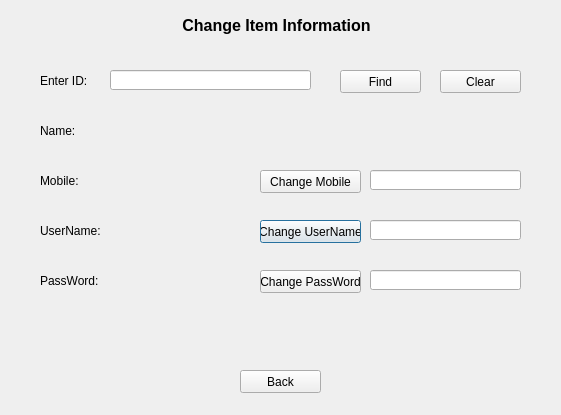
<?xml version="1.0" encoding="UTF-8"?>
<ui version="4.0">
 <class>ChangeBorrowerInfo</class>
 <widget class="QDialog" name="ChangeBorrowerInfo">
  <property name="geometry">
   <rect>
    <x>0</x>
    <y>0</y>
    <width>561</width>
    <height>415</height>
   </rect>
  </property>
  <property name="windowTitle">
   <string>Dialog</string>
  </property>
  <widget class="QLabel" name="label">
   <property name="geometry">
    <rect>
     <x>36</x>
     <y>10</y>
     <width>481</width>
     <height>31</height>
    </rect>
   </property>
   <property name="font">
    <font>
     <pointsize>12</pointsize>
     <weight>75</weight>
     <bold>true</bold>
    </font>
   </property>
   <property name="text">
    <string>Change Item Information</string>
   </property>
   <property name="alignment">
    <set>Qt::AlignCenter</set>
   </property>
  </widget>
  <widget class="QLabel" name="userL">
   <property name="geometry">
    <rect>
     <x>110</x>
     <y>220</y>
     <width>141</width>
     <height>21</height>
    </rect>
   </property>
   <property name="text">
    <string/>
   </property>
  </widget>
  <widget class="QPushButton" name="cuser">
   <property name="geometry">
    <rect>
     <x>260</x>
     <y>220</y>
     <width>101</width>
     <height>23</height>
    </rect>
   </property>
   <property name="text">
    <string>Change UserName</string>
   </property>
  </widget>
  <widget class="QLabel" name="label_5">
   <property name="geometry">
    <rect>
     <x>40</x>
     <y>270</y>
     <width>61</width>
     <height>21</height>
    </rect>
   </property>
   <property name="text">
    <string>PassWord:</string>
   </property>
  </widget>
  <widget class="QLineEdit" name="lineEdit_3">
   <property name="geometry">
    <rect>
     <x>370</x>
     <y>220</y>
     <width>151</width>
     <height>20</height>
    </rect>
   </property>
  </widget>
  <widget class="QLineEdit" name="lineEdit_2">
   <property name="geometry">
    <rect>
     <x>370</x>
     <y>170</y>
     <width>151</width>
     <height>20</height>
    </rect>
   </property>
  </widget>
  <widget class="QLabel" name="passL">
   <property name="geometry">
    <rect>
     <x>110</x>
     <y>270</y>
     <width>141</width>
     <height>21</height>
    </rect>
   </property>
   <property name="text">
    <string/>
   </property>
  </widget>
  <widget class="QLineEdit" name="lineEdit_4">
   <property name="geometry">
    <rect>
     <x>370</x>
     <y>270</y>
     <width>151</width>
     <height>20</height>
    </rect>
   </property>
  </widget>
  <widget class="QLabel" name="label_4">
   <property name="geometry">
    <rect>
     <x>40</x>
     <y>220</y>
     <width>61</width>
     <height>21</height>
    </rect>
   </property>
   <property name="text">
    <string>UserName:</string>
   </property>
  </widget>
  <widget class="QLabel" name="mobL">
   <property name="geometry">
    <rect>
     <x>110</x>
     <y>170</y>
     <width>141</width>
     <height>21</height>
    </rect>
   </property>
   <property name="text">
    <string/>
   </property>
  </widget>
  <widget class="QPushButton" name="cmob">
   <property name="geometry">
    <rect>
     <x>260</x>
     <y>170</y>
     <width>101</width>
     <height>23</height>
    </rect>
   </property>
   <property name="text">
    <string>Change Mobile</string>
   </property>
  </widget>
  <widget class="QLabel" name="label_3">
   <property name="geometry">
    <rect>
     <x>40</x>
     <y>120</y>
     <width>61</width>
     <height>21</height>
    </rect>
   </property>
   <property name="text">
    <string>Name:</string>
   </property>
  </widget>
  <widget class="QLabel" name="label_2">
   <property name="geometry">
    <rect>
     <x>40</x>
     <y>70</y>
     <width>61</width>
     <height>21</height>
    </rect>
   </property>
   <property name="text">
    <string>Enter ID:</string>
   </property>
  </widget>
  <widget class="QPushButton" name="cpass">
   <property name="geometry">
    <rect>
     <x>260</x>
     <y>270</y>
     <width>101</width>
     <height>23</height>
    </rect>
   </property>
   <property name="text">
    <string>Change PassWord</string>
   </property>
  </widget>
  <widget class="QLabel" name="text">
   <property name="geometry">
    <rect>
     <x>40</x>
     <y>320</y>
     <width>481</width>
     <height>21</height>
    </rect>
   </property>
   <property name="text">
    <string/>
   </property>
   <property name="alignment">
    <set>Qt::AlignCenter</set>
   </property>
  </widget>
  <widget class="QLabel" name="nameL">
   <property name="geometry">
    <rect>
     <x>110</x>
     <y>120</y>
     <width>141</width>
     <height>21</height>
    </rect>
   </property>
   <property name="text">
    <string/>
   </property>
  </widget>
  <widget class="QPushButton" name="clear">
   <property name="geometry">
    <rect>
     <x>440</x>
     <y>70</y>
     <width>81</width>
     <height>23</height>
    </rect>
   </property>
   <property name="text">
    <string>Clear</string>
   </property>
  </widget>
  <widget class="QLineEdit" name="title">
   <property name="geometry">
    <rect>
     <x>110</x>
     <y>70</y>
     <width>201</width>
     <height>20</height>
    </rect>
   </property>
  </widget>
  <widget class="QLabel" name="label_6">
   <property name="geometry">
    <rect>
     <x>40</x>
     <y>170</y>
     <width>61</width>
     <height>21</height>
    </rect>
   </property>
   <property name="text">
    <string>Mobile:</string>
   </property>
  </widget>
  <widget class="QPushButton" name="find">
   <property name="geometry">
    <rect>
     <x>340</x>
     <y>70</y>
     <width>81</width>
     <height>23</height>
    </rect>
   </property>
   <property name="text">
    <string>Find</string>
   </property>
  </widget>
  <widget class="QPushButton" name="back">
   <property name="geometry">
    <rect>
     <x>240</x>
     <y>370</y>
     <width>81</width>
     <height>23</height>
    </rect>
   </property>
   <property name="text">
    <string>Back</string>
   </property>
  </widget>
 </widget>
 <resources/>
 <connections/>
</ui>
